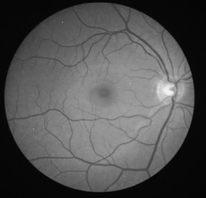
%> input picture HW01/Questions/retina.png, 206 x 198 px, shrunk from 354 x 340 before the run
$ octave HW01_Q5.m   (GNU Octave 9; MATLAB toolbox functions it lacks are replaced by stand-ins)
%> lines starting %> are read from the running program, lines starting %| are printed output that depends on the picture; in (x1, y1, x2, y2) boxes, pixels count from 0 and x2, y2 are one past the last pixel; in counts of white or black regions, pixels touching at a corner belong together; the program's own positions count from 1
### CommonUtils/montage_row.m
function montage_row(images_cell, titles_cell)
msize = size(images_cell);
mlen = length(images_cell);

montage(images_cell.', 'Size', msize)
if nargin == 2
    sp = 1/mlen;
    mlen = min(mlen, length(titles_cell));
    for i = 1:mlen
        text((i-0.5)*sp,1.05,titles_cell{i}, 'Units', 'normalized', 'HorizontalAlignment', 'center')
    end
end
end

### CommonUtils/save_figure.m
function save_figure(fig,fileName)
    frame = getframe(fig);
    imwrite(frame.cdata,fileName);
end

### CommonUtils/create_figure.m
function fig = create_figure(name, pos)
if nargin < 1 || isempty(name), name='figure'; end
if nargin < 2, pos=[0.2,0.2,0.6,0.6]; end
fig = figure('Color','white', 'ToolBar', 'none', 'MenuBar', 'none', 'Units', 'normalized','NumberTitle', 'off', ...
    'outerposition',pos, 'Name', name);
end

### HW01/Q5/HW01_Q5.m
clc; clear; close all; addpath('../../CommonUtils');
Questions_folder = '../Questions/';
image_raw = imread(fullfile(Questions_folder,'retina.png'));
%> image_raw is the input picture: size 198x206 uint8; min 3, max 244, mean 83.1

sigmoid =@(x,a) 1./(1+exp(a*x));
L = 255;

image = double(image_raw)/L;
image = adapthisteq(image);
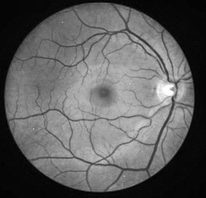
%> image: size 198x206 double; min 0, max 1, mean 0.377
image = 1-sigmoid(image,10);
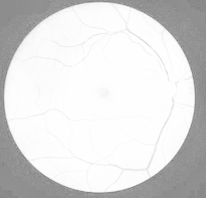
%> image: size 198x206 double; min 0.5, max 1, mean 0.865
image = adapthisteq(image);
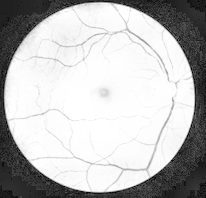
%> image: size 198x206 double; min 0, max 1, mean 0.737
image = (image > 0.95);
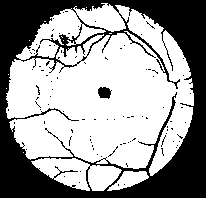
%> image: size 198x206 logical; 61% white; 97 black regions (95 under 20 px), largest, box (x1, y1, x2, y2) and area: (0, 0, 206, 198) 15538, (98, 87, 112, 99) 123
image = uint8(image*L);
fig = create_figure('Q5');
montage_row({image_raw, image})
%> in montage_row, `montage(images_cell.', 'Size', msize)`:
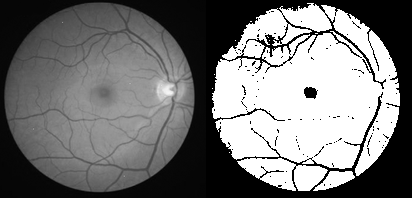
%> displayed picture: size 198x412, on the screen's scale of 0 to 255; min 0, max 255, mean 119.3
save_figure(fig, 'Q5.png')

image = double(image_raw)/L;
% image = adapthisteq(image);
% image = 1-sigmoid(image,10);
% image = adapthisteq(image);
image = (image > 0.15);
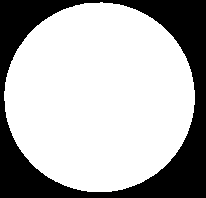
%> image: size 198x206 logical; 69.6% white; 1 black region, box (x1, y1, x2, y2) and area: (0, 0, 206, 198) 12396
image = uint8(image*L);
fig = create_figure('Q5-1');
montage_row({image_raw, image})
%> in montage_row (call 2), `montage(images_cell.', 'Size', msize)`:
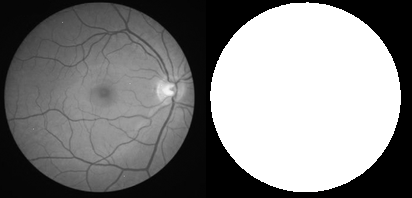
%> displayed picture: size 198x412, on the screen's scale of 0 to 255; min 0, max 255, mean 130.3
save_figure(fig, 'Q5-1.png')
